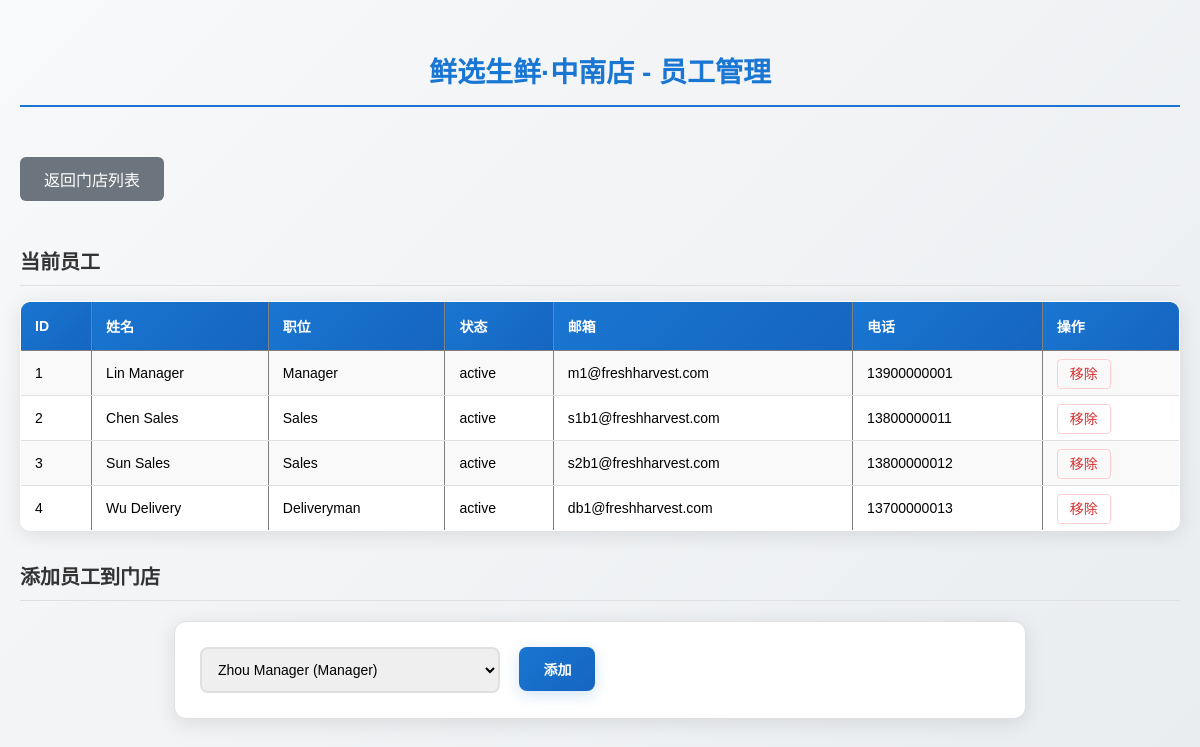
Screenshot of /manager/branch_staff.php?id=1 with the database file from the repository.
### tables this page shows
CREATE TABLE IF NOT EXISTS `Branch` (
  `branch_ID` INT NOT NULL AUTO_INCREMENT,
  `branch_name` VARCHAR(100) UNIQUE NOT NULL,
  `address` VARCHAR(255) NOT NULL,
  `phone` VARCHAR(20) NULL,
  `email` VARCHAR(100) NULL,
  `manager_ID` INT NULL,  
  `manager_phone` VARCHAR(20) NULL,
  `status` ENUM('active', 'inactive', 'under_renovation') DEFAULT 'active',
  `created_at` TIMESTAMP DEFAULT CURRENT_TIMESTAMP,
  PRIMARY KEY (`branch_ID`)

);

CREATE TABLE IF NOT EXISTS `Staff` (
  `staff_ID` INT NOT NULL AUTO_INCREMENT,
  `branch_ID` INT NULL,
  `user_name` VARCHAR(45), 
  `position` ENUM('Manager', 'Sales', 'Deliveryman') NOT NULL,
  `phone` VARCHAR(20),
  `salary` DECIMAL(10,2) NOT NULL,
  `hire_date` DATE NOT NULL,
  `status` ENUM('active', 'on_leave', 'terminated') DEFAULT 'active',
  `created_at` TIMESTAMP DEFAULT CURRENT_TIMESTAMP,
  PRIMARY KEY (`staff_ID`),
  CONSTRAINT `fk_staff_user_name`
    FOREIGN KEY (`user_name`)
    REFERENCES `User` (`user_name`)
    ON DELETE NO ACTION
    ON UPDATE NO ACTION
);

CREATE TABLE IF NOT EXISTS `User` (
  `user_ID` INT NOT NULL AUTO_INCREMENT,
  `user_name` VARCHAR(45) NOT NULL UNIQUE,
  `password_hash` VARCHAR(255) NOT NULL,
  `user_type` ENUM('customer', 'staff', 'supplier', 'CEO') NOT NULL,
  `user_email` VARCHAR(45) UNIQUE NOT NULL,
  `user_telephone` VARCHAR(20) NULL,
  `first_name` VARCHAR(45) NOT NULL, 
  `last_name` VARCHAR(45) NOT NULL, 
  `created_at` TIMESTAMP DEFAULT CURRENT_TIMESTAMP,
  `last_login` DATETIME NULL,
  `is_active` BOOLEAN DEFAULT TRUE,
  `login_session_id` VARCHAR(128) NULL,
  PRIMARY KEY (`user_ID`));

### manager/inc/data.php (called while the page is built, shortened)
<?php
require_once __DIR__ . '/db_connect.php';
function getBranch($id) {
    global $conn;
    $sql = "SELECT * FROM Branch WHERE branch_ID = ?";
    $stmt = $conn->prepare($sql);
    $stmt->bind_param("i", $id);
    $stmt->execute();
    $result = $stmt->get_result();
    return $result->fetch_assoc() ?: null;
}
function getBranchStaff($branchId) {
    global $conn;
    $staff = [];
    $sql = "SELECT s.staff_ID, CONCAT(u.first_name, ' ', u.last_name) AS name,
                   s.position, s.status, u.user_email, s.phone
            FROM Staff s
            JOIN User u ON s.user_name = u.user_name
            WHERE s.branch_ID = ?";
    $stmt = $conn->prepare($sql);
    $stmt->bind_param("i", $branchId);
    $stmt->execute();
    $result = $stmt->get_result();
    while ($row = $result->fetch_assoc()) {
        $staff[] = $row;
    }
    return $staff;
}
function getAvailableStaff($branchId) {
    global $conn;
    $staff = [];
    $sql = "SELECT s.staff_ID, CONCAT(u.first_name, ' ', u.last_name) AS name, s.position
        FROM Staff s
        JOIN User u ON s.user_name = u.user_name
        WHERE (s.branch_ID != ? OR s.branch_ID IS NULL)
        AND s.status != 'terminated'";
    $stmt = $conn->prepare($sql);
    $stmt->bind_param("i", $branchId);
    $stmt->execute();
    $result = $stmt->get_result();
    while ($row = $result->fetch_assoc()) {
        $staff[] = $row;
    }
    return $staff;
}
?>

### manager/branch_staff.php (the view, shortened to what this page needs)
<?php
require_once __DIR__ . '/inc/db_connect.php';
require_once __DIR__ . '/inc/data.php';
$branchId = $_GET['id'] ?? 0;
$branch = getBranch($branchId);
$staffList = getBranchStaff($branchId);
$availableStaff = getAvailableStaff($branchId);
?>
<!DOCTYPE html>
<html>
<head>
</head>
<body>
    <h1><?= $branch['branch_name'] ?> - 员工管理</h1>
    <a href="stores.php">返回门店列表</a>
    <h3>当前员工</h3>
    <table border="1">
        <tr>
            <th>ID</th>
            <th>姓名</th>
            <th>职位</th>
            <th>状态</th>
            <th>邮箱</th>
            <th>电话</th>
            <th>操作</th>
        </tr>
        <?php foreach ($staffList as $s): ?>
        <tr>
            <td><?= $s['staff_ID'] ?></td>
            <td><?= $s['name'] ?></td>
            <td><?= $s['position'] ?></td>
            <td><?= $s['status'] ?></td>
            <td><?= $s['user_email'] ?></td>
            <td><?= $s['phone'] ?></td>
            <td>
                <a href="?id=<?= $branchId ?>&remove_staff=<?= $s['staff_ID'] ?>"
                    onclick="return confirm('确定移除?')">移除</a>
            </td>
        </tr>
        <?php endforeach; ?>
    </table>
    <h3>添加员工到门店</h3>
    <form method="post">
        <select name="staff_id">
            <?php foreach ($availableStaff as $s): ?>
                <option value="<?= $s['staff_ID'] ?>"><?= $s['name'] ?> (<?= $s['position'] ?>)</option>
            <?php endforeach; ?>
        </select>
        <button type="submit" name="add_staff">添加</button>
    </form>
</body>
</html>

### manager/branch_staff.php (style rules this page uses)
body { background: linear-gradient(135deg, #f8f9fa 0%, #e9ecef 100%); margin: 0; padding: 20px; font-family: 'Microsoft YaHei', Arial, sans-serif; min-height: 100vh; }
h1 { color: #1976d2; text-align: center; margin: 30px 0; font-size: 28px; font-weight: 600; padding-bottom: 15px; border-bottom: 2px solid #1976d2; }
a[href="stores.php"] { display: inline-block; background: #6c757d; color: white; padding: 10px 24px; border-radius: 6px; text-decoration: none; font-weight: 500; margin: 20px 0; transition: all 0.3s ease; }
h3 { color: #333; margin: 25px 0 15px 0; font-size: 20px; font-weight: 600; padding-bottom: 10px; border-bottom: 1px solid #e0e0e0; }
table { width: 100%; border-collapse: collapse; background: white; border-radius: 10px; overflow: hidden; box-shadow: 0 4px 20px rgba(0, 0, 0, 0.1); margin-bottom: 30px; }
table th { background: linear-gradient(135deg, #1976d2 0%, #1565c0 100%); color: white; padding: 14px; text-align: left; font-weight: 600; font-size: 14px; }
table td { padding: 12px 14px; border-bottom: 1px solid #e0e0e0; font-size: 14px; }
table tr:nth-child(even) { background-color: #f9f9f9; }
a[href*="remove_staff"] { color: #d32f2f; text-decoration: none; font-weight: 500; padding: 6px 12px; border-radius: 4px; border: 1px solid #ffcdd2; transition: all 0.3s ease; }
form { background: white; padding: 25px; border-radius: 12px; box-shadow: 0 4px 20px rgba(0, 0, 0, 0.1); max-width: 800px; margin: 20px auto; border: 1px solid #e0e0e0; }
select { padding: 12px; border: 2px solid #e0e0e0; border-radius: 8px; font-size: 14px; transition: all 0.3s ease; width: 300px; margin-right: 15px; }
button[name="add_staff"] { background: linear-gradient(135deg, #1976d2 0%, #1565c0 100%); color: white; padding: 12px 24px; border: none; border-radius: 8px; font-size: 14px; font-weight: 600; cursor: pointer; transition: all 0.3s ease; box-shadow: 0 4px 15px rgba(25, 118, 210, 0.2); }

### rows the page displays
branch: branch_name "鲜选生鲜·中南店"
staff: staff_ID "1", name "Lin Manager", position "Manager", status "active", user.user_email "m1@freshharvest.com", phone "13900000001"
staff: staff_ID "2", name "Chen Sales", position "Sales", status "active", user.user_email "s1b1@freshharvest.com", phone "13800000011"
staff: staff_ID "3", name "Sun Sales", position "Sales", status "active", user.user_email "s2b1@freshharvest.com", phone "13800000012"
staff: staff_ID "4", name "Wu Delivery", position "Deliveryman", status "active", user.user_email "db1@freshharvest.com", phone "13700000013"

### other values shown
form field staff_id "Zhou Manager (Manager)"
